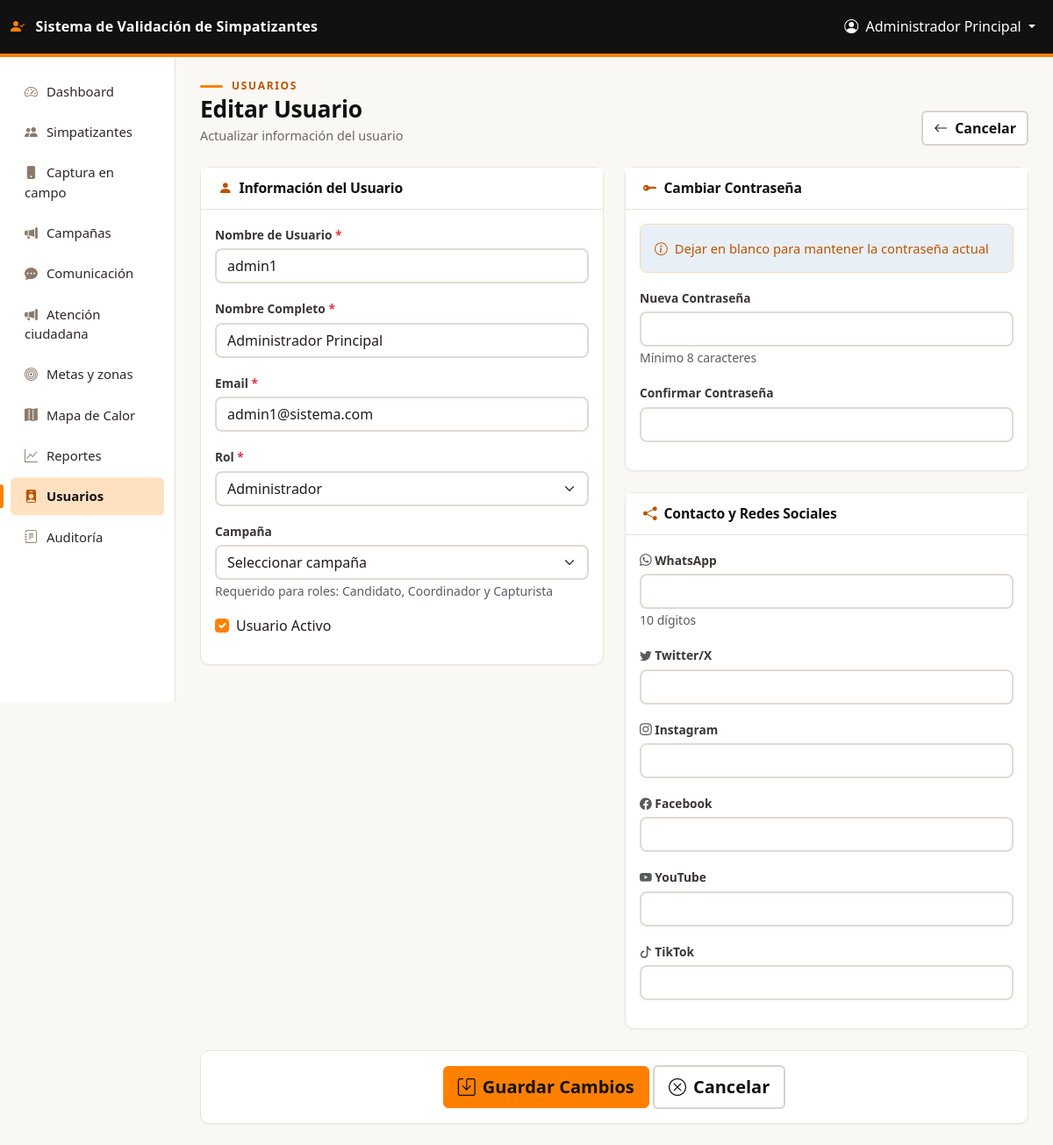
Page /public/usuarios/editar.php?id=2 (signed in) on the committed database.
### tables this page shows
CREATE TABLE IF NOT EXISTS usuarios (
    id INT AUTO_INCREMENT PRIMARY KEY,
    username VARCHAR(50) UNIQUE NOT NULL,
    email VARCHAR(100) UNIQUE NOT NULL,
    password VARCHAR(255) NOT NULL,
    nombre_completo VARCHAR(150) NOT NULL,
    rol ENUM('super_admin', 'admin', 'candidato', 'coordinador', 'capturista') NOT NULL DEFAULT 'capturista',
    activo TINYINT(1) DEFAULT 1,
    intentos_fallidos INT DEFAULT 0,
    bloqueado_hasta DATETIME NULL,
    whatsapp VARCHAR(20),
    twitter VARCHAR(100),
    instagram VARCHAR(100),
    facebook VARCHAR(100),
    youtube VARCHAR(100),
    tiktok VARCHAR(100),
    created_at TIMESTAMP DEFAULT CURRENT_TIMESTAMP,
    updated_at TIMESTAMP DEFAULT CURRENT_TIMESTAMP ON UPDATE CURRENT_TIMESTAMP,
    INDEX idx_rol (rol),
    INDEX idx_email (email),
    INDEX idx_activo (activo)
);

### config/Database.php (called while the page is built, shortened)
<?php
class Database {
    private static $instance = null;
    private $connection;
    private function __construct() {
        try {
            $dsn = "mysql:host=" . DB_HOST . ";dbname=" . DB_NAME . ";charset=" . DB_CHARSET;
            $options = [
                PDO::ATTR_ERRMODE => PDO::ERRMODE_EXCEPTION,
                PDO::ATTR_DEFAULT_FETCH_MODE => PDO::FETCH_ASSOC,
                PDO::ATTR_EMULATE_PREPARES => false,
                PDO::MYSQL_ATTR_INIT_COMMAND => "SET NAMES " . DB_CHARSET
            ];
            $this->connection = new PDO($dsn, DB_USER, DB_PASS, $options);
        } catch (PDOException $e) {
            error_log("Error de conexión a la base de datos: " . $e->getMessage());
            http_response_code(500);
            die("No fue posible conectar con la base de datos. Intente más tarde.");
        }
    }
    public static function getInstance() {
        if (self::$instance === null) {
            self::$instance = new self();
        }
        return self::$instance;
    }
    public function queryOne($sql, $params = []) {
        try {
            $stmt = $this->connection->prepare($sql);
            $stmt->execute($params);
            return $stmt->fetch();
        } catch (PDOException $e) {
            $this->registrarError($e, "queryOne");
            return false;
        }
    }
}

### app/controllers/UsuarioController.php (called while the page is built, shortened)
<?php
require_once __DIR__ . '/../../config/Database.php';
require_once __DIR__ . '/../models/Usuario.php';
require_once __DIR__ . '/AuthController.php';
class UsuarioController {
    private $model;
    public function __construct() {
        $this->model = new Usuario();
        $this->auth = new AuthController();
    }
    public function obtener($id) {
        return $this->model->obtenerPorId($id);
    }
}

### app/controllers/AuthController.php (called while the page is built, shortened)
<?php
require_once __DIR__ . '/../../config/Database.php';
require_once __DIR__ . '/../models/Usuario.php';
class AuthController {
    public function estaAutenticado() {
        return true;
    }
    public function tieneRol($roles) {
        return in_array($_SESSION['rol'], $roles);
    }
}

### app/models/Usuario.php (called while the page is built, shortened)
<?php
class Usuario {
    private $db;
    public function __construct() {
        $this->db = Database::getInstance();
    }
    public function obtenerPorId($id) {
        $sql = "SELECT * FROM usuarios WHERE id = ?";
        return $this->db->queryOne($sql, [$id]);
    }
}

### public/usuarios/editar.php (the view, shortened to what this page needs)
<?php
require_once __DIR__ . '/../../config/Database.php';
require_once __DIR__ . '/../../app/controllers/AuthController.php';
require_once __DIR__ . '/../../app/controllers/UsuarioController.php';
$id = (int)$_GET['id'];
$controller = new UsuarioController();
$usuario = $controller->obtener($id);
$errores = [];
include __DIR__ . '/../../app/views/layouts/header.php';
?>
<div class="container-fluid p-0">
    <div class="page-head">
        <div>
            <div class="eyebrow">Usuarios</div>
            <h1>Editar Usuario</h1>
            <div class="meta"><span>Actualizar información del usuario</span></div>
        </div>
        <a href="<?php echo BASE_URL; ?>/public/usuarios/index.php" class="btn btn-soft"><i class="bi bi-arrow-left me-2"></i>Cancelar</a>
    </div>
    <form method="POST" action="">
        <div class="row">
            <div class="col-lg-6">
                <div class="card mb-4">
                    <div class="card-header">
                        <h5 class="mb-0"><i class="bi bi-person-fill me-2"></i>Información del Usuario</h5>
                    </div>
                    <div class="card-body">
                        <div class="mb-3">
                            <label class="form-label">Nombre de Usuario <span class="text-danger">*</span></label>
                            <input type="text" class="form-control <?php echo isset($errores['username']) ? 'is-invalid' : ''; ?>"
                                   name="username" required minlength="4"
                                   value="<?php echo htmlspecialchars($usuario['username'] ?? ''); ?>">
                        </div>
                        <div class="mb-3">
                            <label class="form-label">Nombre Completo <span class="text-danger">*</span></label>
                            <input type="text" class="form-control <?php echo isset($errores['nombre_completo']) ? 'is-invalid' : ''; ?>"
                                   name="nombre_completo" required
                                   value="<?php echo htmlspecialchars($usuario['nombre_completo'] ?? ''); ?>">
                        </div>
                        <div class="mb-3">
                            <label class="form-label">Email <span class="text-danger">*</span></label>
                            <input type="email" class="form-control <?php echo isset($errores['email']) ? 'is-invalid' : ''; ?>"
                                   name="email" required
                                   value="<?php echo htmlspecialchars($usuario['email'] ?? ''); ?>">
                        </div>
                        <div class="mb-3">
                            <label class="form-label">Rol <span class="text-danger">*</span></label>
                            <select class="form-select" name="rol" required>
                                <option value="admin" <?php echo ($usuario['rol'] === 'admin') ? 'selected' : ''; ?>>Administrador</option>
                            </select>
                        </div>
                        <div class="mb-3">
                            <label class="form-label">Campaña</label>
                            <select class="form-select" name="campana_id">
                                <option value="">Seleccionar campaña</option>
                            </select>
                            <small class="text-muted">Requerido para roles: Candidato, Coordinador y Capturista</small>
                        </div>
                        <div class="form-check mb-3">
                            <input class="form-check-input" type="checkbox" name="activo" id="activo"
                                   <?php echo (!empty($usuario['activo'])) ? 'checked' : ''; ?>>
                            <label class="form-check-label" for="activo">
                                Usuario Activo
                            </label>
                        </div>
                    </div>
                </div>
            </div>
            <div class="col-lg-6">
                <div class="card mb-4">
                    <div class="card-header">
                        <h5 class="mb-0"><i class="bi bi-key-fill me-2"></i>Cambiar Contraseña</h5>
                    </div>
                    <div class="card-body">
                        <div class="alert alert-info">
                            <i class="bi bi-info-circle me-2"></i>Dejar en blanco para mantener la contraseña actual
                        </div>
                        <div class="mb-3">
                            <label class="form-label">Nueva Contraseña</label>
                            <input type="password" class="form-control <?php echo isset($errores['password']) ? 'is-invalid' : ''; ?>"
                                   name="password" minlength="<?php echo PASSWORD_MIN_LENGTH; ?>">
                            <small class="text-muted">Mínimo <?php echo PASSWORD_MIN_LENGTH; ?> caracteres</small>
                        </div>
                        <div class="mb-3">
                            <label class="form-label">Confirmar Contraseña</label>
                            <input type="password" class="form-control" name="password_confirm">
                        </div>
                    </div>
                </div>
                <div class="card mb-4">
                    <div class="card-header">
                        <h5 class="mb-0"><i class="bi bi-share-fill me-2"></i>Contacto y Redes Sociales</h5>
                    </div>
                    <div class="card-body">
                        <div class="mb-3">
                            <label class="form-label"><i class="bi bi-whatsapp text-muted"></i> WhatsApp</label>
                            <input type="tel" class="form-control <?php echo isset($errores['whatsapp']) ? 'is-invalid' : ''; ?>"
                                   name="whatsapp" pattern="[0-9]{10}" maxlength="10"
                                   value="<?php echo htmlspecialchars($usuario['whatsapp'] ?? ''); ?>">
                            <small class="text-muted">10 dígitos</small>
                        </div>
                        <div class="mb-3">
                            <label class="form-label"><i class="bi bi-twitter text-muted"></i> Twitter/X</label>
                            <input type="text" class="form-control" name="twitter"
                                   value="<?php echo htmlspecialchars($usuario['twitter'] ?? ''); ?>">
                        </div>
                        <div class="mb-3">
                            <label class="form-label"><i class="bi bi-instagram text-muted"></i> Instagram</label>
                            <input type="text" class="form-control" name="instagram"
                                   value="<?php echo htmlspecialchars($usuario['instagram'] ?? ''); ?>">
                        </div>
                        <div class="mb-3">
                            <label class="form-label"><i class="bi bi-facebook text-muted"></i> Facebook</label>
                            <input type="text" class="form-control" name="facebook"
                                   value="<?php echo htmlspecialchars($usuario['facebook'] ?? ''); ?>">
                        </div>
                        <div class="mb-3">
                            <label class="form-label"><i class="bi bi-youtube text-muted"></i> YouTube</label>
                            <input type="text" class="form-control" name="youtube"
                                   value="<?php echo htmlspecialchars($usuario['youtube'] ?? ''); ?>">
                        </div>
                        <div class="mb-3">
                            <label class="form-label"><i class="bi bi-tiktok text-muted"></i> TikTok</label>
                            <input type="text" class="form-control" name="tiktok"
                                   value="<?php echo htmlspecialchars($usuario['tiktok'] ?? ''); ?>">
                        </div>
                    </div>
                </div>
            </div>
        </div>
        <div class="row">
            <div class="col-12">
                <div class="card">
                    <div class="card-body text-center">
                        <button type="submit" class="btn btn-primary btn-lg">
                            <i class="bi bi-save me-2"></i>Guardar Cambios
                        </button>
                        <a href="<?php echo BASE_URL; ?>/public/usuarios/index.php" class="btn btn-soft btn-lg">
                            <i class="bi bi-x-circle me-2"></i>Cancelar
                        </a>
                    </div>
                </div>
            </div>
        </div>
    </form>
</div>
<?php include __DIR__ . '/../../app/views/layouts/footer.php'; ?>

### public/css/theme.css (style rules this page uses)
:root { --navy-900: #111111; --navy-800: #1b1b1b; --navy-700: #b85400; --navy-600: #e67300; --steel: #8c7b6b; --slate-700: #3a3633; --slate-500: #6e655e; --slate-300: #d9d2cb; --slate-200: #e9e4de; --slate-100: #f4f1ed; --paper: #faf8f5; --gold: #ff8000; --primary-color: var(--navy-700); --secondary-color: var(--navy-800); --primary-gradient: linear-gradient(180deg, var(--navy-700), var(--navy-800)); --bs-primary: #b85400; --bs-primary-rgb: 31, 58, 95; --bs-link-color: #b85400; --bs-link-hover-color: #111111; --bs-body-color: #1f1d1b; --bs-border-color: #e9e4de; }
body { background: var(--paper); color: #1f1d1b; font-feature-settings: "tnum"; -webkit-font-smoothing: antialiased; }
h1, h2, h3, h4, h5, h6 { color: var(--navy-900); letter-spacing: -.01em; }
:root { --nav-h: 72px; }
.card { border: 1px solid var(--slate-200) !important; border-radius: 10px; box-shadow: 0 1px 2px rgba(17,17,17,.04) !important; transition: none; }
.card-header { background: #fff !important; border-bottom: 1px solid var(--slate-200); padding: 14px 20px; }
.card-header h5 { font-size: .98rem; font-weight: 600; }
.card-header h5 i { color: var(--steel); }
.btn { border-radius: 6px; font-weight: 500; }
.btn-primary, .btn-gradient { background: var(--navy-700); border-color: var(--navy-700); color: #fff; }
.form-check-input:checked { background-color: var(--navy-700); border-color: var(--navy-700); }
.page-head { display: flex; flex-wrap: wrap; align-items: flex-end; justify-content: space-between; gap: 16px; margin-bottom: 24px; }
.page-head .eyebrow { font-size: .75rem; text-transform: uppercase; letter-spacing: .14em; color: var(--gold); font-weight: 700; }
.page-head h1 { font-size: 1.65rem; font-weight: 700; margin: 2px 0 4px; }
.page-head .meta { color: var(--slate-500); font-size: .9rem; display: flex; flex-wrap: wrap; gap: 6px 18px; }
.btn-soft { background: #fff; border: 1px solid var(--slate-300); color: var(--navy-800); }
.alert { border-radius: 8px; border-width: 1px; font-size: .92rem; }
.alert-info { background: #e9eff6; border-color: #f5d9bc; color: #b85400; }
.form-label { font-weight: 600; font-size: .86rem; color: var(--slate-700); margin-bottom: .3rem; }
:root { --brand: #ff8000; --brand-hover: #e67300; --brand-text: #b85400; --brand-tint: #fff0e0; --brand-tint-2: #ffe1c2; --ink: #111111; }
body { background: var(--paper); color: #1f1d1b; }
a { color: var(--brand-text); }
.page-head .eyebrow { color: var(--brand-text); }
.page-head .eyebrow::before { content: ""; display: inline-block; width: 26px; height: 3px; background: var(--brand); border-radius: 2px; vertical-align: middle; margin-right: 10px; }
h1, h2, h3, h4, h5, h6 { color: #111111; }
.btn-primary, .btn-gradient { background: var(--brand); border-color: var(--brand); color: #111; font-weight: 700; }
.btn-soft { background: #fff; border: 2px solid #d9d2cb; color: #111; font-weight: 600; }
.form-control, .form-select { border: 2px solid #e1dad3; border-radius: 8px; }
.form-check-input:checked { background-color: var(--brand); border-color: var(--brand); }
.card { border-color: #e9e4de !important; }
.card-header h5 i { color: var(--brand-text); }

### rows in the picture
usuarios: username "admin1", nombre_completo "Administrador Principal", email "admin1@sistema.com", rol "Administrador", activo "☑"

### other values in the picture
APP_NAME "Sistema de Validación de Simpatizantes"
$_SESSION['nombre_completo'] "Administrador Principal"
PASSWORD_MIN_LENGTH "8"
